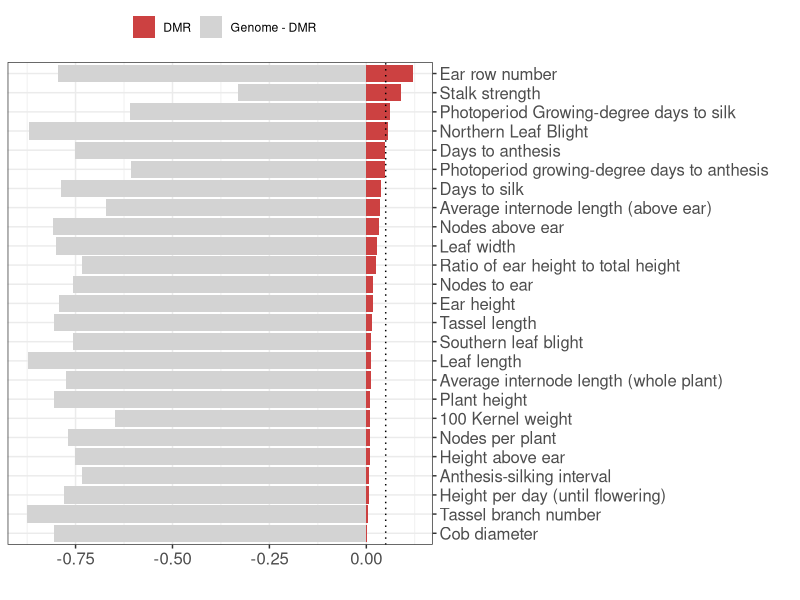
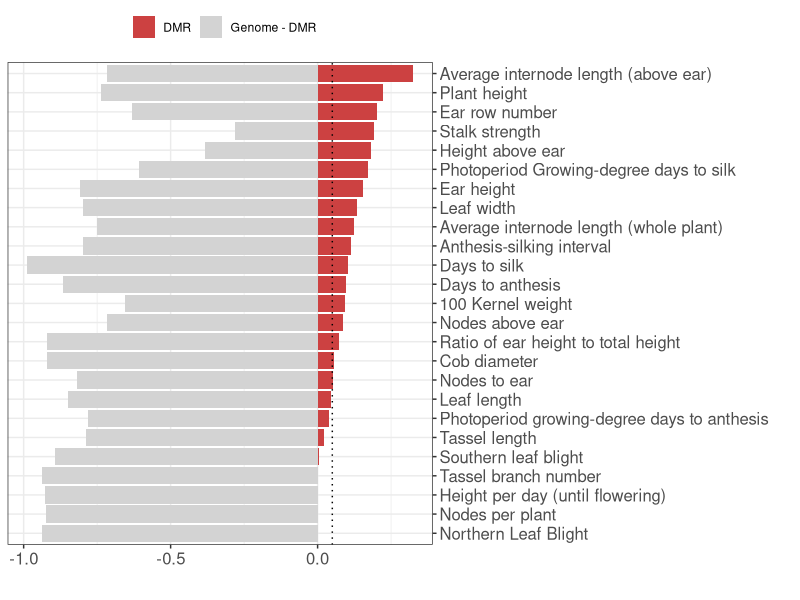
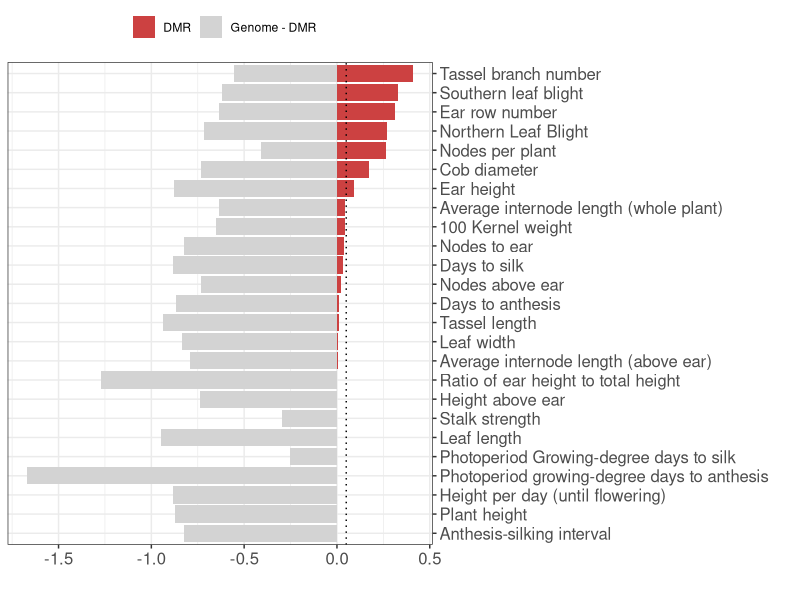
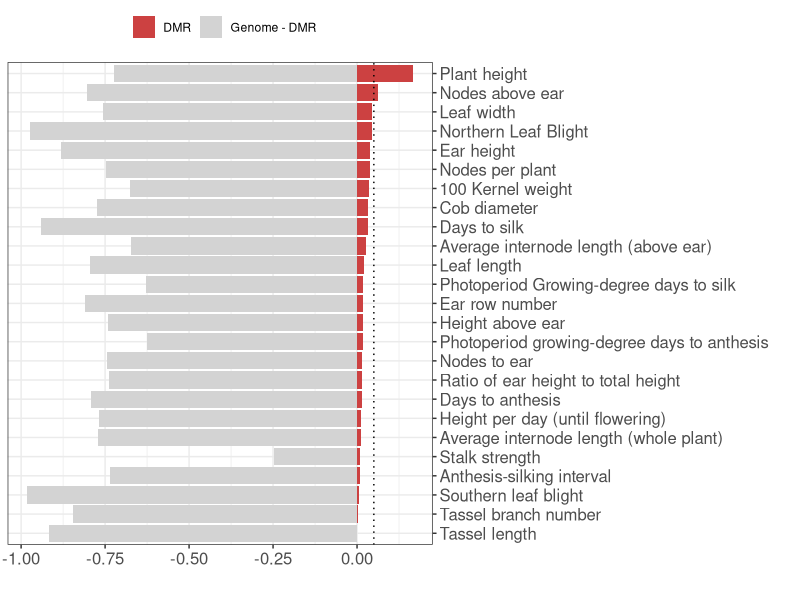
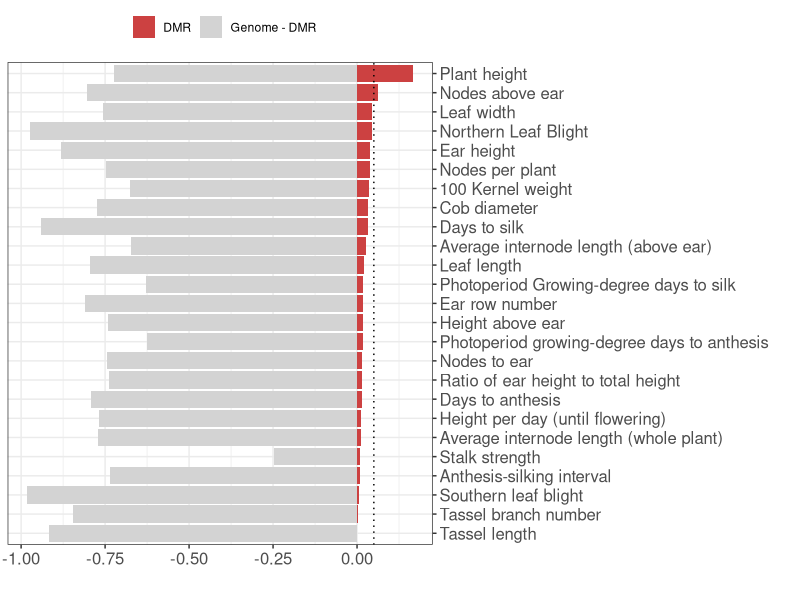
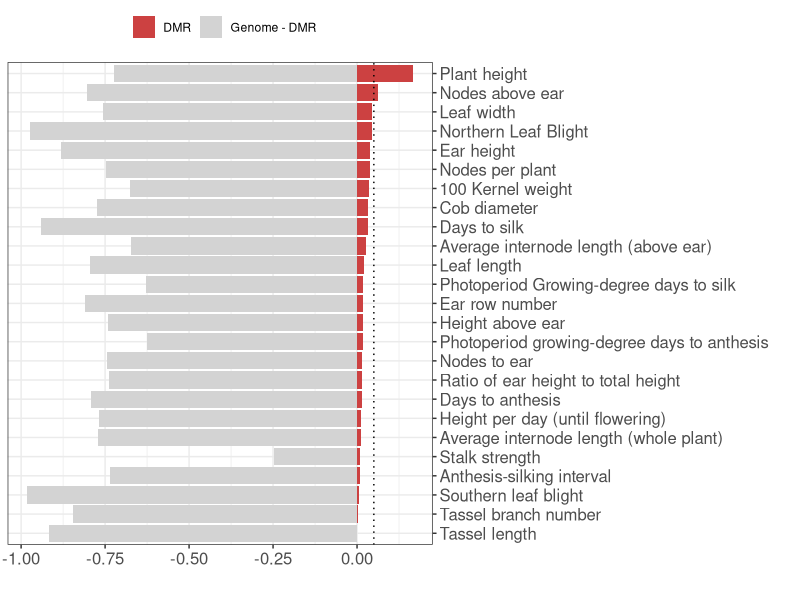

Reproduce these figures in R, in order.
## ---- chunk 1
knitr::opts_chunk$set(echo = TRUE) 
knitr::opts_knit$set(root.dir=normalizePath('..//')) 
#library(tidyverse)
## ---- chunk 2

library("dplyr")
library("tidyr")
library("ggplot2")


mybarplot <- function(df){
  
  #df <- df[order(df$h2, decreasing = TRUE),]
  p <- ggplot(df, aes(x=factor(pretty_name, levels=subset(df, k%in%"DMR")$pretty_name), 
                      y=var, fill=k), position = position_stack(reverse = TRUE)) +
    geom_bar(stat="identity") +
    coord_flip() +
    theme_bw() +
    xlab("") +
    ylab("") +
    geom_hline(yintercept=0.05, linetype="dotted") +
    scale_x_discrete(position = "top") +
    geom_vline(xintercept=0.05, linetype="dotted") +
    # https://www.color-hex.com/color-palette/73961
    
    scale_fill_manual(values=c("#cc4141", "#d3d3d3"),
                      name=c(""),
                      labels=c("DMR", "Genome - DMR")) +
    
    
    theme(legend.position="top", axis.text=element_text(size=12), axis.title=element_text(size=15) )
  #########
  return(p)
}



cg1 <- read.csv("cache/h2_CG_teosinte_maize_cleaned.csv")

pdf("graphs/barplot_CG_teosinte_maize_nofeature.pdf", width = 10, height=6)
mybarplot(df=cg1)
dev.off()  

cg2 <- read.csv("cache/h2_CG_teosinte_landrace_cleaned.csv")
pdf("graphs/barplot_CG_teosinte_landrace_nofeature_cleaned.pdf", width = 10, height=6)
mybarplot(df=cg2)
dev.off()  

cg3 <- read.csv("cache/h2_CG_landrace_maize_cleaned.csv")
pdf("graphs/barplot_CG_landrace_maize_nofeature_cleaned.pdf", width = 10, height=6)
mybarplot(df=cg3)
dev.off()  

## ---- chunk 3
chg1 <- read.csv("cache/h2_CHG_teosinte_maize_cleaned.csv")

pdf("graphs/barplot_CHG_teosinte_maize_cleaned.pdf", width = 8, height=4)
mybarplot(df=chg1)
dev.off()  

chg2 <- read.csv("cache/h2_CHG_teosinte_maize_cleaned.csv")
pdf("graphs/barplot_CHG_teosinte_landrace_cleaned.pdf", width = 8, height=4)
mybarplot(df=chg2)
dev.off()  

chg3 <- read.csv("cache/h2_CHG_teosinte_maize_cleaned.csv")
pdf("graphs/barplot_CHG_landrace_maize_cleaned.pdf", width = 8, height=8)
mybarplot(df=chg3)
dev.off()  
